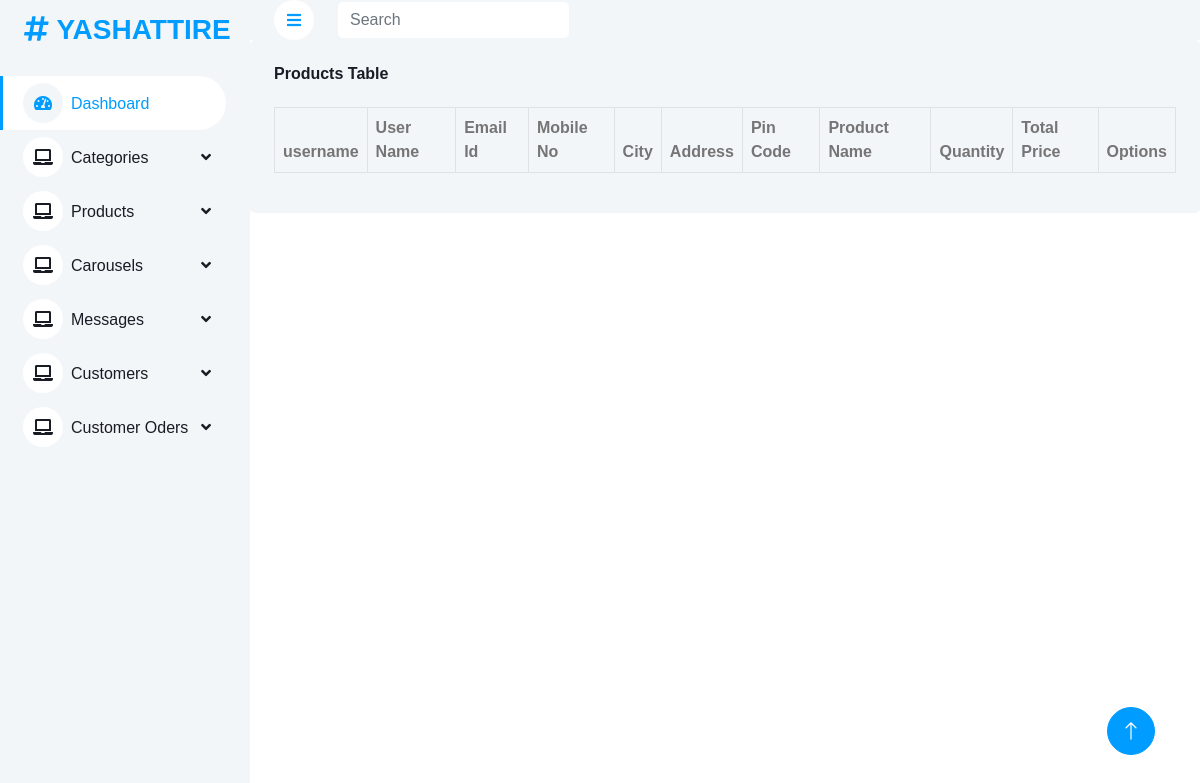
/MainApp/Order_Display/, run on an earlier commit of the app's database.
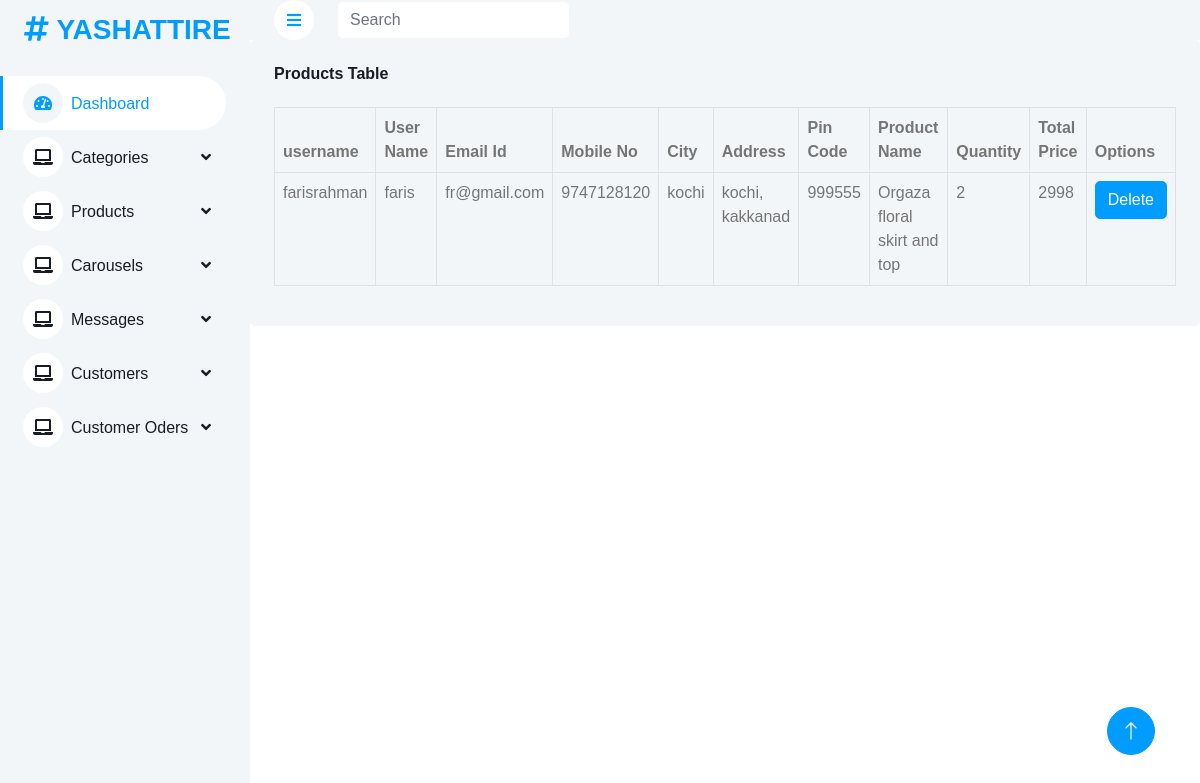
And on a later commit of the database.
### FrontendApp/models.py (models this page shows, shortened)
class CheckOut(models.Model):
    order = models.ForeignKey(Order, on_delete=models.CASCADE, null=True, blank=True, related_name="order_checkouts")
    Name= models.CharField(null=True,blank=True,max_length=100)
    Email=models.EmailField()
    Mobile=models.IntegerField()
    Address=models.CharField(null=True,blank=True,max_length=100)
    City=models.CharField(max_length=100)
    Pin_Code=models.IntegerField()
    Product_name=models.CharField(max_length=100)
    Quantity=models.IntegerField()
    Total_price=models.IntegerField(null=True,blank=True)

class Order(models.Model):
    status=models.CharField(max_length=20, choices=ORDER_STATUS ,default="Pending")
    user=models.ForeignKey(User, on_delete=models.CASCADE, null=True, blank=True)
    invoice_id = models.CharField(max_length=100)
    order_id = models.CharField(max_length=100)
    created_at = models.DateTimeField(auto_now_add=True)
    updated_at = models.DateTimeField(auto_now=True)

### MainApp/views.py (the view)
# urls.py: path('Order_Display/',views.Order_Display,name="Order_Display"),
def Order_Display(request):
    data=User.objects.all()
    order_data=CheckOut.objects.select_related('order', 'order__user')
    context={
        'data':data,
        'order_data':order_data
    }
    return render(request,'Order_Show_page.html',context)

### MainApp/Templates/Order_Show_page.html (shortened to what this page needs)
<!DOCTYPE html>
{% extends 'Admin_homepage.html' %}
{% block content %}
<html lang="en">
<head>
</head>
<body>
    <div class="col-sm-12 col-xl-6" style="width: 100%;">
        <div class="bg-light rounded h-100 p-4">
            <h6 class="mb-4">Products Table</h6>
            <table class="table table-bordered">
                <thead>
                    <tr>
                        <th>username</th>
                        <th>User Name</th>
                        <th scope="col">Email Id</th>
                        <th scope="col">Mobile No</th>
                        <th>City</th>
                        <th>Address</th>
                        <th scope="col">Pin Code</th>
                        <th>Product Name</th>
                        <th>Quantity</th>
                        <th>Total Price</th>
                        <th>Options</th>
                    </tr>
                </thead>
                <tbody>
                    {% for i in order_data %}
                    <tr>
                        <td>{{i.order.user.username}}</td>
                        <td>{{i.Name}}</td>
                        <td>{{i.Email}}</td>
                        <td>{{i.Mobile}}</td>
                        <td>{{i.City}}</td>
                        <td>{{i.Address}}</td>
                        <td>{{i.Pin_Code}}</td>
                        <td>{{i.Product_name}}</td>
                        <td>{{i.Quantity}}</td>
                        <td>{{i.Total_price}}</td>
                    <td>    <div style="display: flex; justify-content: space-around;">
                        <form action="{% url 'delete_order' dataid=i.id  %}">
                            <button type="submit" class="btn btn-primary mr-2">Delete</button>
                        </form></div>
                    </td>
                    </tr>
                    {% endfor %}
                </tbody>
            </table>
        </div>
    </div>
</body>
</html>
{% endblock %}

### MainApp/Templates/Admin_homepage.html (shortened to what this page needs)
<!DOCTYPE html>
{% load static %}
<html lang="en">
<head>
    <link href="https://cdnjs.cloudflare.com/ajax/libs/font-awesome/5.10.0/css/all.min.css" rel="stylesheet">
    <link href="https://cdn.jsdelivr.net/npm/bootstrap-icons@1.4.1/font/bootstrap-icons.css" rel="stylesheet">
    <link href="{% static 'lib/owlcarousel/assets/owl.carousel.min.css' %}" rel="stylesheet">
    <link href="{% static 'lib/tempusdominus/css/tempusdominus-bootstrap-4.min.css' %}" rel="stylesheet" />
    <link href="{% static 'css/bootstrap.min.css' %}" rel="stylesheet">
    <link href="{% static 'css/style.css' %}" rel="stylesheet">
    <link rel="stylesheet" href="https://cdnjs.cloudflare.com/ajax/libs/jquery.sumoselect/3.4.9/sumoselect.min.css" />
</head>
<body>
    <div class="container-xxl position-relative bg-white d-flex p-0">
        <div class="sidebar pe-4 pb-3">
            <nav class="navbar bg-light navbar-light">
                <a href="{% url 'homepage' %}" class="navbar-brand mx-4 mb-3">
                    <h3 class="text-primary"><i class="fa fa-hashtag me-2"></i>YASHATTIRE</h3>
                </a>
                <div class="navbar-nav w-100">
                    <a href="{% url 'homepage' %}" class="nav-item nav-link active"><i class="fa fa-tachometer-alt me-2"></i>Dashboard</a>
                    <div class="nav-item dropdown">
                        <a href="#" class="nav-link dropdown-toggle" data-bs-toggle="dropdown"><i class="fa fa-laptop me-2"></i>Categories</a>
                    </div>
                    <div class="nav-item dropdown">
                        <a href="#" class="nav-link dropdown-toggle" data-bs-toggle="dropdown"><i class="fa fa-laptop me-2"></i>Products</a>
                    </div>
                    <div class="nav-item dropdown">
                        <a href="#" class="nav-link dropdown-toggle" data-bs-toggle="dropdown"><i class="fa fa-laptop me-2"></i>Carousels</a>
                    </div>
                    <div class="nav-item dropdown">
                        <a href="#" class="nav-link dropdown-toggle" data-bs-toggle="dropdown"><i class="fa fa-laptop me-2"></i>Messages</a>
                    </div>
                    <div class="nav-item dropdown">
                        <a href="#" class="nav-link dropdown-toggle" data-bs-toggle="dropdown"><i class="fa fa-laptop me-2"></i>Customers</a>
                    </div>
                    <div class="nav-item dropdown">
                        <a href="#" class="nav-link dropdown-toggle" data-bs-toggle="dropdown"><i class="fa fa-laptop me-2"></i>Customer Oders</a>
                    </div>
            </nav>
        </div>
        <div class="content">
            <nav class="navbar navbar-expand bg-light navbar-light sticky-top px-4 py-0">
                <a href="#" class="sidebar-toggler flex-shrink-0">
                    <i class="fa fa-bars"></i>
                </a>
                <form class="d-none d-md-flex ms-4">
                    <input class="form-control border-0" type="search" placeholder="Search">
                </form>
            </nav>
            {% block content %}{% endblock %}
        </div>
        <a href="#" class="btn btn-lg btn-primary btn-lg-square back-to-top"><i class="bi bi-arrow-up"></i></a>
    </div>
</body>
</html>

### MainApp/static/css/style.css (style rules this page uses)
:root { --primary: #009CFF; --light: #F3F6F9; --dark: #191C24; }
.back-to-top { position: fixed; display: none; right: 45px; bottom: 45px; z-index: 99; }
.btn { transition: .5s; }
.btn.btn-primary { color: #FFFFFF; }
.btn-lg-square { width: 48px; height: 48px; }
.btn-square, .btn-sm-square, .btn-lg-square { padding: 0; display: inline-flex; align-items: center; justify-content: center; font-weight: normal; border-radius: 50px; }
.sidebar { position: fixed; top: 0; left: 0; bottom: 0; width: 250px; height: 100vh; overflow-y: auto; background: var(--light); transition: 0.5s; z-index: 999; }
.content { margin-left: 250px; min-height: 100vh; background: #FFFFFF; transition: 0.5s; }
@media (min-width: 992px) { .sidebar { margin-left: 0; } }
@media (min-width: 992px) { .content { width: calc(100% - 250px); } }
.sidebar .navbar .navbar-nav .nav-link { padding: 7px 20px; color: var(--dark); font-weight: 500; border-left: 3px solid var(--light); border-radius: 0 30px 30px 0; outline: none; }
.sidebar .navbar .navbar-nav .nav-link:hover, .sidebar .navbar .navbar-nav .nav-link.active { color: var(--primary); background: #FFFFFF; border-color: var(--primary); }
.sidebar .navbar .navbar-nav .nav-link i { width: 40px; height: 40px; display: inline-flex; align-items: center; justify-content: center; background: #FFFFFF; border-radius: 40px; }
.sidebar .navbar .navbar-nav .nav-link:hover i, .sidebar .navbar .navbar-nav .nav-link.active i { background: var(--light); }
.sidebar .navbar .dropdown-toggle::after { position: absolute; top: 15px; right: 15px; border: none; content: "\f107"; font-family: "Font Awesome 5 Free"; font-weight: 900; transition: .5s; }
.content .navbar .sidebar-toggler, .content .navbar .navbar-nav .nav-link i { width: 40px; height: 40px; display: inline-flex; align-items: center; justify-content: center; background: #FFFFFF; border-radius: 40px; }

What changed in the data, as far as the page shows it:
added CheckOut: order.user.username "farisrahman", Name "faris", Email "fr@gmail.com", Mobile "9747128120", City "kochi", Address "kochi, kakkanad", Pin_Code "999555", Product_name "Orgaza floral skirt and top", Quantity "2", Total_price "2998"
